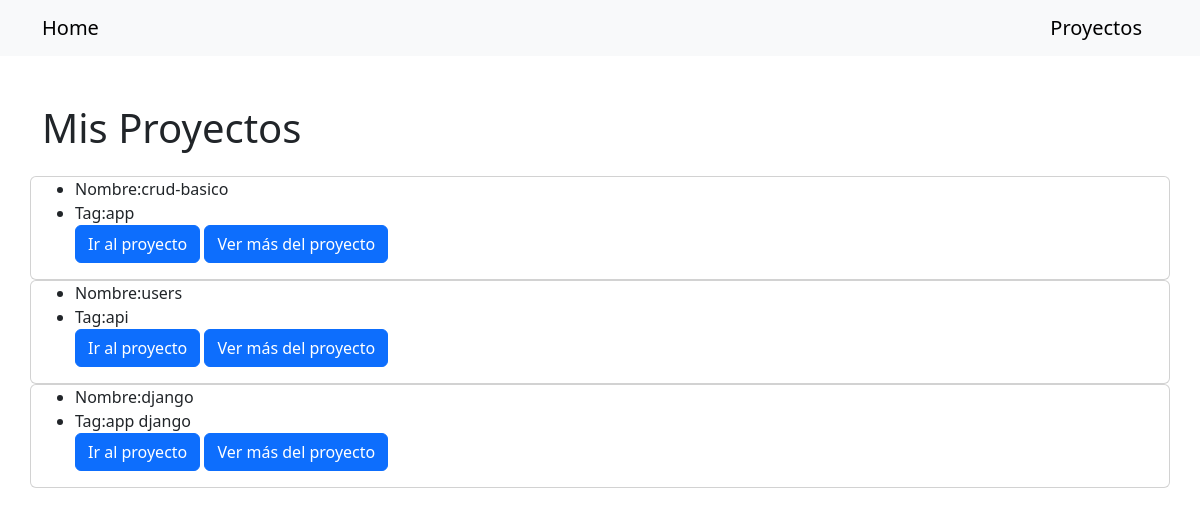
The page /projs/ on the database as committed earlier.
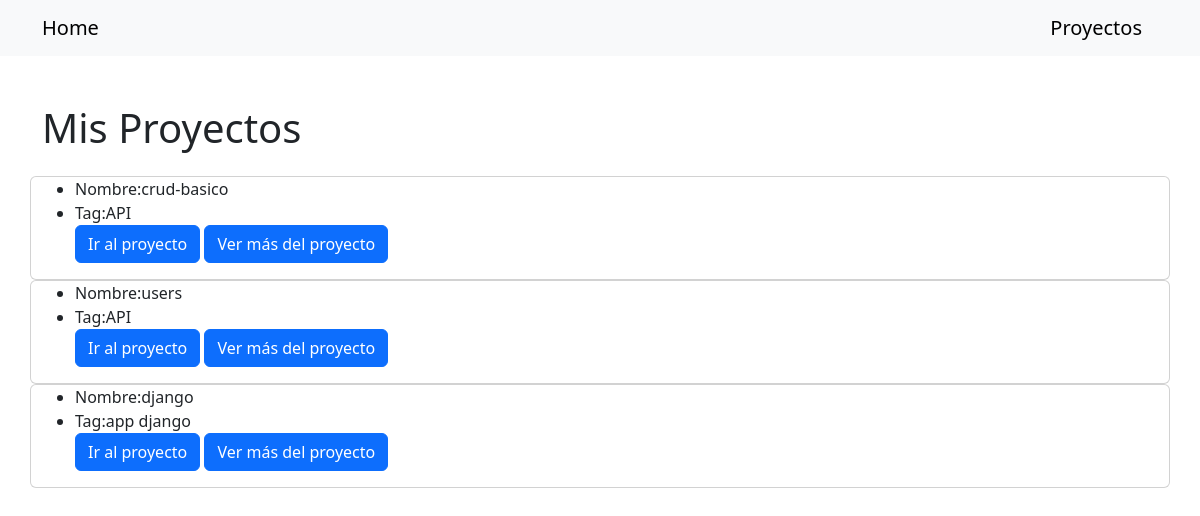
The same page on the database as committed later.
### app/models.py (models this page shows, shortened)
class Project(models.Model):
    name = models.CharField(max_length=100)
    urltag = models.CharField(max_length=1000)
    tag = models.CharField(max_length=1000, default='app')
    image = models.ImageField(upload_to='projects/', blank=True, null=True)
    info = models.TextField(default="lorem")

### app/views.py (the view)
# urls.py: path('projs/', views.proj_view, name='projects'),
def proj_view(request):
    proj = Project.objects.all()
    return render(request, 'app/projects.html', {'projects': proj})

### app/templates/app/projects.html (shortened to what this page needs)
{% extends "app/home.html" %}
{% block content %}
<div class="container mt-5">
    <h1 class="mb-4">Mis Proyectos</h1>
    <div class="row">
        {% for p in projects %}
            <div class='card'>
                <ul>
                    <li>Nombre:{{p.name}}</li>
                    <li>Tag:{{p.tag}}</li>
                    <a href='{{p.urltag}}' class="btn btn-primary">Ir al proyecto</a>
                    <a href='{% url "about" p.id%}' class="btn btn-primary">Ver más del proyecto</a>
                </ul>
            </div>
        {% endfor %}
    </div>
</div>
{% endblock content %}

Rows that differ between the two databases and show on the page:
changed Project "crud-basico": tag "app" → "API"
changed Project "users": tag "api" → "API"
